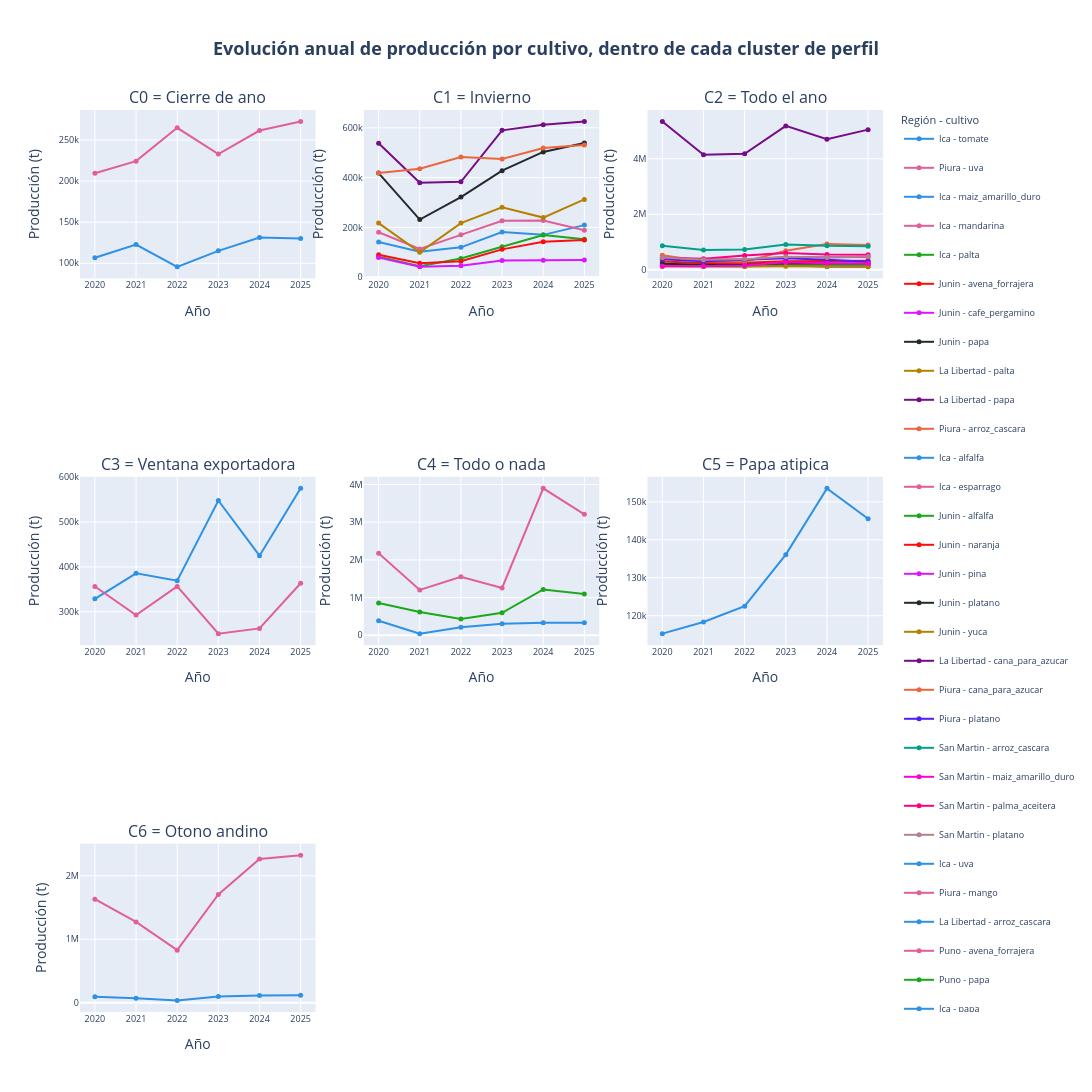

Source (notebook cell):
### Markdown cell above
### B.2 Evolución anual de producción por cultivo dentro de cada cluster

### Code cell
# ====================================================================
# Evolucion anual de produccion por cultivo, agrupado por cluster de perfil
# ====================================================================
evol_perfil = (df_b.groupby(["cluster_str", "region", "cultivo", "anio"])["produccion_ton"]
              .sum().reset_index())
evol_perfil["etiqueta"] = evol_perfil["region"] + " - " + evol_perfil["cultivo"]

# 3x3 (en vez de 4x2): paneles mas grandes para que las lineas no se vean apiladas.
ncols3, nrows3 = 3, 3
PALETTE_REGION_CULTIVO = px.colors.qualitative.Dark24
fig_evol_perfil = make_subplots(
    rows=nrows3, cols=ncols3,
    subplot_titles=orden_perfil + [""] * (nrows3 * ncols3 - len(orden_perfil)),
    horizontal_spacing=0.06, vertical_spacing=0.22,
)
vistos_perfil = set()
for i, cluster in enumerate(orden_perfil):
    row, col = i // ncols3 + 1, i % ncols3 + 1
    sub_cluster = evol_perfil[evol_perfil["cluster_str"] == cluster]
    for j, etiqueta in enumerate(sorted(sub_cluster["etiqueta"].unique())):
        sub = sub_cluster[sub_cluster["etiqueta"] == etiqueta].sort_values("anio")
        fig_evol_perfil.add_trace(
            go.Scatter(x=sub["anio"], y=sub["produccion_ton"], mode="lines+markers", name=etiqueta,
                       legendgroup=etiqueta, showlegend=(etiqueta not in vistos_perfil),
                       line=dict(color=PALETTE_REGION_CULTIVO[j % len(PALETTE_REGION_CULTIVO)], width=2),
                       marker=dict(size=5)),
            row=row, col=col,
        )
        vistos_perfil.add(etiqueta)
fig_evol_perfil.update_xaxes(title_text="Año", dtick=1, tickfont=dict(size=9))
fig_evol_perfil.update_yaxes(title_text="Producción (t)", exponentformat="SI", tickfont=dict(size=9))
fig_evol_perfil.update_layout(
    title=titulo_centrado("Evolución anual de producción por cultivo, dentro de cada cluster de perfil"),
    width=1700, height=1350, margin=dict(t=110),
    legend=dict(title="Región - cultivo", font=dict(size=9)),
)
fig_evol_perfil.write_image(str(RUTA_FIG / "07b_evolucion_cultivos_perfil.png"), scale=2,
                             width=1700, height=1350)
fig_evol_perfil.show()

### Figure 1 — Plotly figure (JSON) as saved in the notebook; plotly's stock layout.template omitted (floating-point values rounded to 4 significant figures)
{"data": [{"legendgroup": "Ica - tomate", "line": {"color": "#2E91E5", "width": 2}, "marker": {"size": 5}, "mode": "lines+markers", "name": "Ica - tomate", "showlegend": true, "type": "scatter", "x": [2020, 2021, 2022, 2023, 2024, 2025], "xaxis": "x", "y": [106800.0, 122800.0, 95730.0, 115200.0, 131400.0, 130100.0], "yaxis": "y"}, {"legendgroup": "Piura - uva", "line": {"color": "#E15F99", "width": 2}, "marker": {"size": 5}, "mode": "lines+markers", "name": "Piura - uva", "showlegend": true, "type": "scatter", "x": [2020, 2021, 2022, 2023, 2024, 2025], "xaxis": "x", "y": [209400.0, 224200.0, 264800.0, 232900.0, 261500.0, 272400.0], "yaxis": "y"}, {"legendgroup": "Ica - maiz_amarillo_duro", "line": {"color": "#2E91E5", "width": 2}, "marker": {"size": 5}, "mode": "lines+markers", "name": "Ica - maiz_amarillo_duro", "showlegend": true, "type": "scatter", "x": [2020, 2021, 2022, 2023, 2024, 2025], "xaxis": "x2", "y": [141400.0, 102200.0, 120000.0, 181300.0, 170000.0, 209200.0], "yaxis": "y2"}, {"legendgroup": "Ica - mandarina", "line": {"color": "#E15F99", "width": 2}, "marker": {"size": 5}, "mode": "lines+markers", "name": "Ica - mandarina", "showlegend": true, "type": "scatter", "x": [2020, 2021, 2022, 2023, 2024, 2025], "xaxis": "x2", "y": [180700.0, 113400.0, 170000.0, 226600.0, 227200.0, 188500.0], "yaxis": "y2"}, {"legendgroup": "Ica - palta", "line": {"color": "#1CA71C", "width": 2}, "marker": {"size": 5}, "mode": "lines+markers", "name": "Ica - palta", "showlegend": true, "type": "scatter", "x": [2020, 2021, 2022, 2023, 2024, 2025], "xaxis": "x2", "y": [82640.0, 44130.0, 75340.0, 122200.0, 169100.0, 152200.0], "yaxis": "y2"}, {"legendgroup": "Junin - avena_forrajera", "line": {"color": "#FB0D0D", "width": 2}, "marker": {"size": 5}, "mode": "lines+markers", "name": "Junin - avena_forrajera", "showlegend": true, "type": "scatter", "x": [2020, 2021, 2022, 2023, 2024, 2025], "xaxis": "x2", "y": [90070.0, 56060.0, 64300.0, 111800.0, 142700.0, 149300.0], "yaxis": "y2"}, {"legendgroup": "Junin - cafe_pergamino", "line": {"color": "#DA16FF", "width": 2}, "marker": {"size": 5}, "mode": "lines+markers", "name": "Junin - cafe_pergamino", "showlegend": true, "type": "scatter", "x": [2020, 2021, 2022, 2023, 2024, 2025], "xaxis": "x2", "y": [78680.0, 41670.0, 46360.0, 66780.0, 67660.0, 68890.0], "yaxis": "y2"}, {"legendgroup": "Junin - papa", "line": {"color": "#222A2A", "width": 2}, "marker": {"size": 5}, "mode": "lines+markers", "name": "Junin - papa", "showlegend": true, "type": "scatter", "x": [2020, 2021, 2022, 2023, 2024, 2025], "xaxis": "x2", "y": [418300.0, 231400.0, 321800.0, 427800.0, 503000.0, 538600.0], "yaxis": "y2"}, {"legendgroup": "La Libertad - palta", "line": {"color": "#B68100", "width": 2}, "marker": {"size": 5}, "mode": "lines+markers", "name": "La Libertad - palta", "showlegend": true, "type": "scatter", "x": [2020, 2021, 2022, 2023, 2024, 2025], "xaxis": "x2", "y": [217200.0, 100000.0, 217200.0, 280400.0, 239400.0, 312500.0], "yaxis": "y2"}, {"legendgroup": "La Libertad - papa", "line": {"color": "#750D86", "width": 2}, "marker": {"size": 5}, "mode": "lines+markers", "name": "La Libertad - papa", "showlegend": true, "type": "scatter", "x": [2020, 2021, 2022, 2023, 2024, 2025], "xaxis": "x2", "y": [537500.0, 379700.0, 383300.0, 589800.0, 612400.0, 625000.0], "yaxis": "y2"}, {"legendgroup": "Piura - arroz_cascara", "line": {"color": "#EB663B", "width": 2}, "marker": {"size": 5}, "mode": "lines+markers", "name": "Piura - arroz_cascara", "showlegend": true, "type": "scatter", "x": [2020, 2021, 2022, 2023, 2024, 2025], "xaxis": "x2", "y": [418200.0, 435800.0, 482500.0, 474500.0, 518800.0, 531200.0], "yaxis": "y2"}, {"legendgroup": "Ica - alfalfa", "line": {"color": "#2E91E5", "width": 2}, "marker": {"size": 5}, "mode": "lines+markers", "name": "Ica - alfalfa", "showlegend": true, "type": "scatter", "x": [2020, 2021, 2022, 2023, 2024, 2025], "xaxis": "x3", "y": [135200.0, 120100.0, 123500.0, 167400.0, 102900.0, 108600.0], "yaxis": "y3"}, {"legendgroup": "Ica - esparrago", "line": {"color": "#E15F99", "width": 2}, "marker": {"size": 5}, "mode": "lines+markers", "name": "Ica - esparrago", "showlegend": true, "type": "scatter", "x": [2020, 2021, 2022, 2023, 2024, 2025], "xaxis": "x3", "y": [190500.0, 167700.0, 156700.0, 170900.0, 143900.0, 130000.0], "yaxis": "y3"}, {"legendgroup": "Junin - alfalfa", "line": {"color": "#1CA71C", "width": 2}, "marker": {"size": 5}, "mode": "lines+markers", "name": "Junin - alfalfa", "showlegend": true, "type": "scatter", "x": [2020, 2021, 2022, 2023, 2024, 2025], "xaxis": "x3", "y": [132700.0, 116100.0, 119100.0, 147200.0, 151700.0, 162500.0], "yaxis": "y3"}, {"legendgroup": "Junin - naranja", "line": {"color": "#FB0D0D", "width": 2}, "marker": {"size": 5}, "mode": "lines+markers", "name": "Junin - naranja", "showlegend": true, "type": "scatter", "x": [2020, 2021, 2022, 2023, 2024, 2025], "xaxis": "x3", "y": [298600.0, 242100.0, 253600.0, 307800.0, 313300.0, 318900.0], "yaxis": "y3"}, {"legendgroup": "Junin - pina", "line": {"color": "#DA16FF", "width": 2}, "marker": {"size": 5}, "mode": "lines+markers", "name": "Junin - pina", "showlegend": true, "type": "scatter", "x": [2020, 2021, 2022, 2023, 2024, 2025], "xaxis": "x3", "y": [442900.0, 369700.0, 363400.0, 444000.0, 450500.0, 456800.0], "yaxis": "y3"}, {"legendgroup": "Junin - platano", "line": {"color": "#222A2A", "width": 2}, "marker": {"size": 5}, "mode": "lines+markers", "name": "Junin - platano", "showlegend": true, "type": "scatter", "x": [2020, 2021, 2022, 2023, 2024, 2025], "xaxis": "x3", "y": [212400.0, 182000.0, 182500.0, 220300.0, 222800.0, 223900.0], "yaxis": "y3"}, {"legendgroup": "Junin - yuca", "line": {"color": "#B68100", "width": 2}, "marker": {"size": 5}, "mode": "lines+markers", "name": "Junin - yuca", "showlegend": true, "type": "scatter", "x": [2020, 2021, 2022, 2023, 2024, 2025], "xaxis": "x3", "y": [126900.0, 115100.0, 114300.0, 125800.0, 112200.0, 102700.0], "yaxis": "y3"}, {"legendgroup": "La Libertad - cana_para_azucar", "line": {"color": "#750D86", "width": 2}, "marker": {"size": 5}, "mode": "lines+markers", "name": "La Libertad - cana_para_azucar", "showlegend": true, "type": "scatter", "x": [2020, 2021, 2022, 2023, 2024, 2025], "xaxis": "x3", "y": [5344000.0, 4144000.0, 4184000.0, 5187000.0, 4704000.0, 5052000.0], "yaxis": "y3"}, {"legendgroup": "Piura - cana_para_azucar", "line": {"color": "#EB663B", "width": 2}, "marker": {"size": 5}, "mode": "lines+markers", "name": "Piura - cana_para_azucar", "showlegend": true, "type": "scatter", "x": [2020, 2021, 2022, 2023, 2024, 2025], "xaxis": "x3", "y": [521600.0, 301800.0, 288200.0, 685700.0, 923600.0, 893500.0], "yaxis": "y3"}, {"legendgroup": "Piura - platano", "line": {"color": "#511CFB", "width": 2}, "marker": {"size": 5}, "mode": "lines+markers", "name": "Piura - platano", "showlegend": true, "type": "scatter", "x": [2020, 2021, 2022, 2023, 2024, 2025], "xaxis": "x3", "y": [377000.0, 303700.0, 354000.0, 415900.0, 358000.0, 282700.0], "yaxis": "y3"}, {"legendgroup": "San Martin - arroz_cascara", "line": {"color": "#00A08B", "width": 2}, "marker": {"size": 5}, "mode": "lines+markers", "name": "San Martin - arroz_cascara", "showlegend": true, "type": "scatter", "x": [2020, 2021, 2022, 2023, 2024, 2025], "xaxis": "x3", "y": [863300.0, 708400.0, 724800.0, 908400.0, 860900.0, 847200.0], "yaxis": "y3"}, {"legendgroup": "San Martin - maiz_amarillo_duro", "line": {"color": "#FB00D1", "width": 2}, "marker": {"size": 5}, "mode": "lines+markers", "name": "San Martin - maiz_amarillo_duro", "showlegend": true, "type": "scatter", "x": [2020, 2021, 2022, 2023, 2024, 2025], "xaxis": "x3", "y": [126800.0, 122300.0, 154200.0, 265200.0, 231300.0, 218700.0], "yaxis": "y3"}, {"legendgroup": "San Martin - palma_aceitera", "line": {"color": "#FC0080", "width": 2}, "marker": {"size": 5}, "mode": "lines+markers", "name": "San Martin - palma_aceitera", "showlegend": true, "type": "scatter", "x": [2020, 2021, 2022, 2023, 2024, 2025], "xaxis": "x3", "y": [431000.0, 392900.0, 511200.0, 601200.0, 545100.0, 539700.0], "yaxis": "y3"}, {"legendgroup": "San Martin - platano", "line": {"color": "#B2828D", "width": 2}, "marker": {"size": 5}, "mode": "lines+markers", "name": "San Martin - platano", "showlegend": true, "type": "scatter", "x": [2020, 2021, 2022, 2023, 2024, 2025], "xaxis": "x3", "y": [438100.0, 354500.0, 380200.0, 467500.0, 435100.0, 472200.0], "yaxis": "y3"}, {"legendgroup": "Ica - uva", "line": {"color": "#2E91E5", "width": 2}, "marker": {"size": 5}, "mode": "lines+markers", "name": "Ica - uva", "showlegend": true, "type": "scatter", "x": [2020, 2021, 2022, 2023, 2024, 2025], "xaxis": "x4", "y": [328800.0, 385500.0, 369300.0, 548200.0, 425000.0, 575300.0], "yaxis": "y4"}, {"legendgroup": "Piura - mango", "line": {"color": "#E15F99", "width": 2}, "marker": {"size": 5}, "mode": "lines+markers", "name": "Piura - mango", "showlegend": true, "type": "scatter", "x": [2020, 2021, 2022, 2023, 2024, 2025], "xaxis": "x4", "y": [356200.0, 292500.0, 356500.0, 251000.0, 262700.0, 363500.0], "yaxis": "y4"}, {"legendgroup": "La Libertad - arroz_cascara", "line": {"color": "#2E91E5", "width": 2}, "marker": {"size": 5}, "mode": "lines+markers", "name": "La Libertad - arroz_cascara", "showlegend": true, "type": "scatter", "x": [2020, 2021, 2022, 2023, 2024, 2025], "xaxis": "x5", "y": [384300.0, 44430.0, 212200.0, 306300.0, 330600.0, 335800.0], "yaxis": "y5"}, {"legendgroup": "Puno - avena_forrajera", "line": {"color": "#E15F99", "width": 2}, "marker": {"size": 5}, "mode": "lines+markers", "name": "Puno - avena_forrajera", "showlegend": true, "type": "scatter", "x": [2020, 2021, 2022, 2023, 2024, 2025], "xaxis": "x5", "y": [2177000.0, 1205000.0, 1553000.0, 1255000.0, 3897000.0, 3208000.0], "yaxis": "y5"}, {"legendgroup": "Puno - papa", "line": {"color": "#1CA71C", "width": 2}, "marker": {"size": 5}, "mode": "lines+markers", "name": "Puno - papa", "showlegend": true, "type": "scatter", "x": [2020, 2021, 2022, 2023, 2024, 2025], "xaxis": "x5", "y": [855000.0, 621100.0, 434400.0, 596100.0, 1217000.0, 1098000.0], "yaxis": "y5"}, {"legendgroup": "Ica - papa", "line": {"color": "#2E91E5", "width": 2}, "marker": {"size": 5}, "mode": "lines+markers", "name": "Ica - papa", "showlegend": true, "type": "scatter", "x": [2020, 2021, 2022, 2023, 2024, 2025], "xaxis": "x6", "y": [115300.0, 118400.0, 122500.0, 136100.0, 153500.0, 145500.0], "yaxis": "y6"}, {"legendgroup": "Junin - maiz_choclo", "line": {"color": "#2E91E5", "width": 2}, "marker": {"size": 5}, "mode": "lines+markers", "name": "Junin - maiz_choclo", "showlegend": true, "type": "scatter", "x": [2020, 2021, 2022, 2023, 2024, 2025], "xaxis": "x7", "y": [95000.0, 73920.0, 37950.0, 99960.0, 114100.0, 120000.0], "yaxis": "y7"}, {"legendgroup": "Puno - alfalfa", "line": {"color": "#E15F99", "width": 2}, "marker": {"size": 5}, "mode": "lines+markers", "name": "Puno - alfalfa", "showlegend": true, "type": "scatter", "x": [2020, 2021, 2022, 2023, 2024, 2025], "xaxis": "x7", "y": [1632000.0, 1273000.0, 829300.0, 1707000.0, 2263000.0, 2324000.0], "yaxis": "y7"}], "layout": {"annotations": [{"font": {"size": 16}, "showarrow": false, "text": "C0 = Cierre de ano", "x": 0.1467, "xanchor": "center", "xref": "paper", "y": 1.0, "yanchor": "bottom", "yref": "paper"}, {"font": {"size": 16}, "showarrow": false, "text": "C1 = Invierno", "x": 0.5, "xanchor": "center", "xref": "paper", "y": 1.0, "yanchor": "bottom", "yref": "paper"}, {"font": {"size": 16}, "showarrow": false, "text": "C2 = Todo el ano", "x": 0.8533, "xanchor": "center", "xref": "paper", "y": 1.0, "yanchor": "bottom", "yref": "paper"}, {"font": {"size": 16}, "showarrow": false, "text": "C3 = Ventana exportadora", "x": 0.1467, "xanchor": "center", "xref": "paper", "y": 0.5933, "yanchor": "bottom", "yref": "paper"}, {"font": {"size": 16}, "showarrow": false, "text": "C4 = Todo o nada", "x": 0.5, "xanchor": "center", "xref": "paper", "y": 0.5933, "yanchor": "bottom", "yref": "paper"}, {"font": {"size": 16}, "showarrow": false, "text": "C5 = Papa atipica", "x": 0.8533, "xanchor": "center", "xref": "paper", "y": 0.5933, "yanchor": "bottom", "yref": "paper"}, {"font": {"size": 16}, "showarrow": false, "text": "C6 = Otono andino", "x": 0.1467, "xanchor": "center", "xref": "paper", "y": 0.1867, "yanchor": "bottom", "yref": "paper"}], "height": 1350, "legend": {"font": {"size": 9}, "title": {"text": "Región - cultivo"}}, "margin": {"t": 110}, "title": {"font": {"size": 18}, "text": "<b>Evolución anual de producción por cultivo, dentro de cada cluster de perfil</b>", "x": 0.5, "xanchor": "center"}, "width": 1700, "xaxis": {"anchor": "y", "domain": [0.0, 0.2933], "dtick": 1, "tickfont": {"size": 9}, "title": {"text": "Año"}}, "xaxis2": {"anchor": "y2", "domain": [0.3533, 0.6467], "dtick": 1, "tickfont": {"size": 9}, "title": {"text": "Año"}}, "xaxis3": {"anchor": "y3", "domain": [0.7067, 1.0], "dtick": 1, "tickfont": {"size": 9}, "title": {"text": "Año"}}, "xaxis4": {"anchor": "y4", "domain": [0.0, 0.2933], "dtick": 1, "tickfont": {"size": 9}, "title": {"text": "Año"}}, "xaxis5": {"anchor": "y5", "domain": [0.3533, 0.6467], "dtick": 1, "tickfont": {"size": 9}, "title": {"text": "Año"}}, "xaxis6": {"anchor": "y6", "domain": [0.7067, 1.0], "dtick": 1, "tickfont": {"size": 9}, "title": {"text": "Año"}}, "xaxis7": {"anchor": "y7", "domain": [0.0, 0.2933], "dtick": 1, "tickfont": {"size": 9}, "title": {"text": "Año"}}, "xaxis8": {"anchor": "y8", "domain": [0.3533, 0.6467], "dtick": 1, "tickfont": {"size": 9}, "title": {"text": "Año"}}, "xaxis9": {"anchor": "y9", "domain": [0.7067, 1.0], "dtick": 1, "tickfont": {"size": 9}, "title": {"text": "Año"}}, "yaxis": {"anchor": "x", "domain": [0.8133, 1.0], "exponentformat": "SI", "tickfont": {"size": 9}, "title": {"text": "Producción (t)"}}, "yaxis2": {"anchor": "x2", "domain": [0.8133, 1.0], "exponentformat": "SI", "tickfont": {"size": 9}, "title": {"text": "Producción (t)"}}, "yaxis3": {"anchor": "x3", "domain": [0.8133, 1.0], "exponentformat": "SI", "tickfont": {"size": 9}, "title": {"text": "Producción (t)"}}, "yaxis4": {"anchor": "x4", "domain": [0.4067, 0.5933], "exponentformat": "SI", "tickfont": {"size": 9}, "title": {"text": "Producción (t)"}}, "yaxis5": {"anchor": "x5", "domain": [0.4067, 0.5933], "exponentformat": "SI", "tickfont": {"size": 9}, "title": {"text": "Producción (t)"}}, "yaxis6": {"anchor": "x6", "domain": [0.4067, 0.5933], "exponentformat": "SI", "tickfont": {"size": 9}, "title": {"text": "Producción (t)"}}, "yaxis7": {"anchor": "x7", "domain": [0.0, 0.1867], "exponentformat": "SI", "tickfont": {"size": 9}, "title": {"text": "Producción (t)"}}, "yaxis8": {"anchor": "x8", "domain": [0.0, 0.1867], "exponentformat": "SI", "tickfont": {"size": 9}, "title": {"text": "Producción (t)"}}, "yaxis9": {"anchor": "x9", "domain": [0.0, 0.1867], "exponentformat": "SI", "tickfont": {"size": 9}, "title": {"text": "Producción (t)"}}}}
